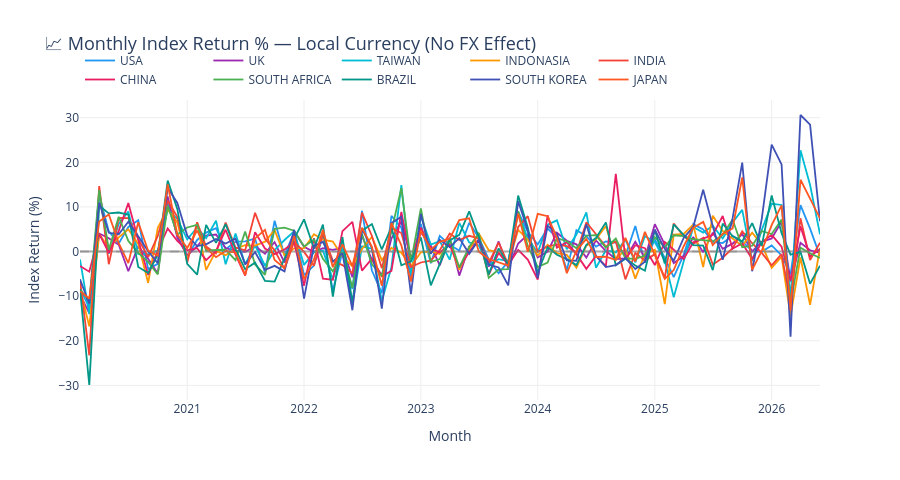

The cell this chart's notebook holds for it:
### Code cell
# --- Graph 1: Index Return (local currency) ---
fig = go.Figure()

for country in COUNTRIES:
    # 1. Check if the country exists in your dictionary to prevent a different KeyError
    if country in combined:
        df = combined[country]
        
        # 2. Check if the column actually exists in this country's DataFrame
        if 'Index_Return_Pct' in df.columns:
            df = df.dropna(subset=['Index_Return_Pct'])
            
            fig.add_trace(go.Scatter(
                x=df['Month'], y=df['Index_Return_Pct'],
                name=country, line=dict(color=COUNTRY_COLORS[country], width=1.8), mode='lines'
            ))
        else:
            print(f"Warning: 'Index_Return_Pct' column missing for {country}. Available columns: {list(df.columns)}")
    else:
        print(f"Warning: {country} not found in the 'combined' dictionary.")

fig.add_hline(y=0, line_dash='dash', line_color='gray', opacity=0.5)
fig.update_layout(
    title=dict(text='📈 Monthly Index Return % — Local Currency (No FX Effect)', font=dict(size=18)),
    xaxis_title='Month', yaxis_title='Index Return (%)',
    height=480, hovermode='x unified',
    legend=dict(orientation='h', yanchor='bottom', y=1.02),
    plot_bgcolor='rgba(0,0,0,0)',
    yaxis=dict(gridcolor='#eee', zeroline=True, zerolinecolor='#aaa'),
    xaxis=dict(gridcolor='#eee')
)
fig.show()
